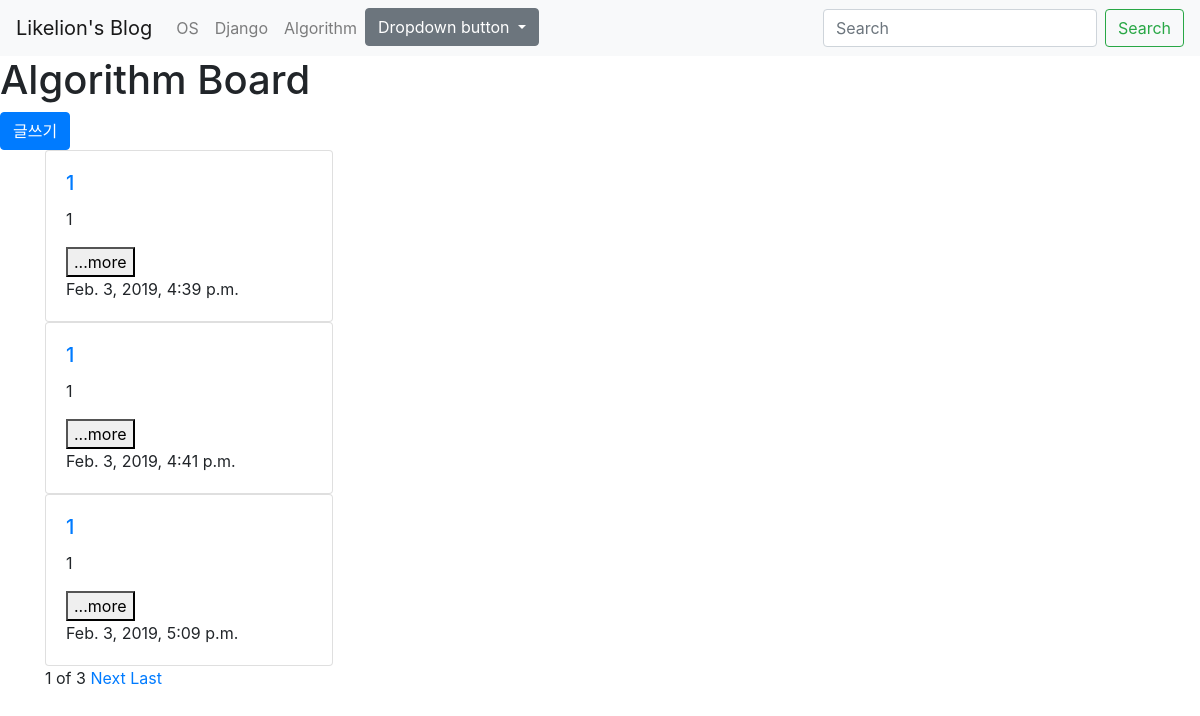
Page /algorithm/ on the committed database.
### algorithmStudy/models.py (models this page shows, shortened)
class Post(models.Model):
    title = models.CharField(max_length=250)
    pub_date = models.DateTimeField('date published')
    body = models.TextField()
    image  = models.ImageField(upload_to='images/')
    def summary(self):
        return self.body[:50]

### algorithmStudy/views.py (the view)
# urls.py: path('',views.board, name="algorithm"),
def board(request):
    posts = Post.objects
    post_list = Post.objects.all()
    paginator = Paginator(post_list,3)
    page = request.GET.get('page')
    board = paginator.get_page(page)
    return render(request, "algorithm/board.html", {'posts': posts, 'board':board})

### algorithmStudy/templates/algorithm/board.html (shortened to what this page needs)
{% extends "base.html" %}
{% block content%}
<section class="home">
    <div class="title"><h1>Algorithm Board</h1></div>
    <a href="{% url 'al_new' %}"><button  type="button" class="btn btn-primary">글쓰기</button></a>
    <div class="form">
        {% for post in board %}
            <div class="container">
                <div class="card" style="width: 18rem;">
                    <div class="card-body">
                            <a href="{% url 'al_detail' post.id %}"><h5 class="card-title">{{post.title}}</h5></a>
                        <p class="card-text" id="summary-{{post.id}}">{{post.summary}}</p><button class="btn-{{post.id}}"onclick="abc({{post.id}})">...more</button>
                        <p class="card-text">{{post.pub_date}}</p>
                    </div>
                </div>
            </div>
        {% endfor %}
    </div>
</section>
<div class="container">
    <span>{{board.number}}</span>
    <span>of</span>
    <span>{{board.paginator.num_pages}}</span>
    {% if board.has_next %}
    <a href="?page={{board.next_page_number}}">Next</a>
    <a href="?page={{board.paginator.num_pages}}">Last</a>
    {% endif %}
</div>
{% endblock content %}

### templates/base.html (shortened to what this page needs)
<!DOCTYPE html>
<html lang="en">
<head>
    <link rel="stylesheet" href="https://stackpath.bootstrapcdn.com/bootstrap/4.2.1/css/bootstrap.min.css">
</head>
<body>
        <nav class="navbar navbar-expand-lg navbar-light bg-light">
                <a class="navbar-brand" href="{% url 'home' %}"> Likelion's Blog </a>
                <div class="collapse navbar-collapse" id="navbarSupportedContent">
                  <ul class="navbar-nav mr-auto">
                    <li class="nav-item">
                        <a class="nav-link" href="{% url 'os' %}"> OS </a>
                    </li>
                    <li class="nav-item">
                        <a class="nav-link" href="{% url 'django' %}"> Django </a>
                    </li>
                    <li class="nav-item">
                        <a class="nav-link" href="{% url 'algorithm' %}"> Algorithm </a>
                    </li>
                    <div class="dropdown">
                        <button class="btn btn-secondary dropdown-toggle" type="button" id="dropdownMenuButton" data-toggle="dropdown" aria-haspopup="true" aria-expanded="false">
                          Dropdown button
                        </button>
                      </div>
                  </ul>
                  <form class="form-inline my-2 my-lg-0">
                    <input class="form-control mr-sm-2" type="search" placeholder="Search" aria-label="Search">
                    <button class="btn btn-outline-success my-2 my-sm-0" type="submit">Search</button>
                  </form>
                </div>
              </nav>
    {% block content %}
    {% endblock content %}
</body>
</html>

### rows in the picture
Post: title "1", summary "1", pub_date "Feb. 3, 2019, 4:39 p.m."
Post: title "1", summary "1", pub_date "Feb. 3, 2019, 4:41 p.m."
Post: title "1", summary "1", pub_date "Feb. 3, 2019, 5:09 p.m."

### other values in the picture
{{ board.number }} "1"
{{ board.paginator.num_pages }} "3"
